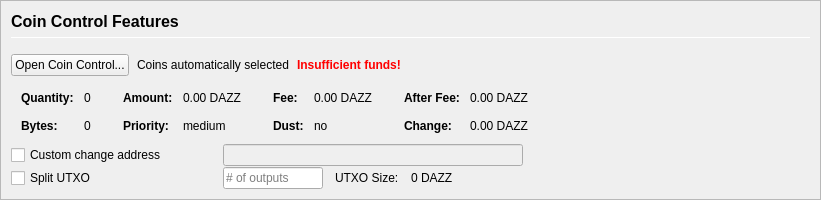
         <widget class="QFrame" name="frameCoinControl">
          <property name="sizePolicy">
           <sizepolicy hsizetype="Expanding" vsizetype="Expanding">
            <horstretch>0</horstretch>
            <verstretch>0</verstretch>
           </sizepolicy>
          </property>
          <property name="maximumSize">
           <size>
            <width>16777215</width>
            <height>16777215</height>
           </size>
          </property>
          <property name="frameShape">
           <enum>QFrame::StyledPanel</enum>
          </property>
          <property name="frameShadow">
           <enum>QFrame::Sunken</enum>
          </property>
          <layout class="QVBoxLayout" name="verticalLayoutCoinControl2">
           <property name="spacing">
            <number>0</number>
           </property>
           <property name="leftMargin">
            <number>0</number>
           </property>
           <property name="topMargin">
            <number>0</number>
           </property>
           <property name="rightMargin">
            <number>0</number>
           </property>
           <property name="bottomMargin">
            <number>0</number>
           </property>
           <item>
            <widget class="QFrame" name="frameCoinControl_BG">
             <layout class="QVBoxLayout" name="verticalLayoutCoinControl" stretch="0,0,0,0,0,0">
              <property name="spacing">
               <number>1</number>
              </property>
              <property name="leftMargin">
               <number>10</number>
              </property>
              <property name="topMargin">
               <number>10</number>
              </property>
              <item>
               <layout class="QHBoxLayout" name="horizontalLayoutCoinControl1">
                <property name="bottomMargin">
                 <number>15</number>
                </property>
                <item>
                 <layout class="QVBoxLayout" name="verticalLayout_3">
                  <property name="spacing">
                   <number>6</number>
                  </property>
                  <item>
                   <widget class="QLabel" name="labelCoinControlFeatures">
                    <property name="sizePolicy">
                     <sizepolicy hsizetype="Preferred" vsizetype="Maximum">
                      <horstretch>0</horstretch>
                      <verstretch>0</verstretch>
                     </sizepolicy>
                    </property>
                    <property name="minimumSize">
                     <size>
                      <width>0</width>
                      <height>20</height>
                     </size>
                    </property>
                    <property name="font">
                     <font>
                      <pointsize>12</pointsize>
                      <weight>75</weight>
                      <bold>true</bold>
                     </font>
                    </property>
                    <property name="styleSheet">
                     <string notr="true">font-weight:bold;</string>
                    </property>
                    <property name="text">
                     <string>Coin Control Features</string>
                    </property>
                   </widget>
                  </item>
                  <item>
                   <widget class="Line" name="line">
                    <property name="minimumSize">
                     <size>
                      <width>0</width>
                      <height>1</height>
                     </size>
                    </property>
                    <property name="maximumSize">
                     <size>
                      <width>16777215</width>
                      <height>1</height>
                     </size>
                    </property>
                    <property name="orientation">
                     <enum>Qt::Horizontal</enum>
                    </property>
                   </widget>
                  </item>
                 </layout>
                </item>
               </layout>
              </item>
              <item>
               <layout class="QHBoxLayout" name="horizontalLayoutCoinControl2" stretch="0,0,0,0">
                <property name="spacing">
                 <number>8</number>
                </property>
                <property name="bottomMargin">
                 <number>10</number>
                </property>
                <item>
                 <widget class="QPushButton" name="pushButtonCoinControl">
                  <property name="styleSheet">
                   <string notr="true"/>
                  </property>
                  <property name="text">
                   <string>Open Coin Control...</string>
                  </property>
                  <property name="autoDefault">
                   <bool>false</bool>
                  </property>
                 </widget>
                </item>
                <item>
                 <widget class="QLabel" name="labelCoinControlAutomaticallySelected">
                  <property name="text">
                   <string>Coins automatically selected</string>
                  </property>
                  <property name="margin">
                   <number>5</number>
                  </property>
                 </widget>
                </item>
                <item>
                 <widget class="QLabel" name="labelCoinControlInsuffFunds">
                  <property name="font">
                   <font>
                    <weight>75</weight>
                    <bold>true</bold>
                   </font>
                  </property>
                  <property name="styleSheet">
                   <string notr="true">color:red;font-weight:bold;</string>
                  </property>
                  <property name="text">
                   <string>Insufficient funds!</string>
                  </property>
                  <property name="margin">
                   <number>5</number>
                  </property>
                 </widget>
                </item>
                <item>
                 <spacer name="horizontalSpacerCoinControl">
                  <property name="orientation">
                   <enum>Qt::Horizontal</enum>
                  </property>
                  <property name="sizeHint" stdset="0">
                   <size>
                    <width>40</width>
                    <height>1</height>
                   </size>
                  </property>
                 </spacer>
                </item>
               </layout>
              </item>
              <item>
               <widget class="QWidget" name="widgetCoinControl" native="true">
                <property name="sizePolicy">
                 <sizepolicy hsizetype="Preferred" vsizetype="Preferred">
                  <horstretch>0</horstretch>
                  <verstretch>0</verstretch>
                 </sizepolicy>
                </property>
                <property name="minimumSize">
                 <size>
                  <width>0</width>
                  <height>0</height>
                 </size>
                </property>
                <property name="styleSheet">
                 <string notr="true"/>
                </property>
                <layout class="QHBoxLayout" name="horizontalLayoutCoinControl5">
                 <property name="leftMargin">
                  <number>0</number>
                 </property>
                 <property name="topMargin">
                  <number>0</number>
                 </property>
                 <property name="rightMargin">
                  <number>0</number>
                 </property>
                 <property name="bottomMargin">
                  <number>0</number>
                 </property>
                 <item>
                  <layout class="QHBoxLayout" name="horizontalLayoutCoinControl3" stretch="0,0,0,1">
                   <property name="spacing">
                    <number>20</number>
                   </property>
                   <property name="topMargin">
                    <number>0</number>
                   </property>
                   <property name="bottomMargin">
                    <number>10</number>
                   </property>
                   <item>
                    <layout class="QFormLayout" name="formLayoutCoinControl1">
                     <property name="horizontalSpacing">
                      <number>10</number>
                     </property>
                     <property name="verticalSpacing">
                      <number>14</number>
                     </property>
                     <property name="leftMargin">
                      <number>10</number>
                     </property>
                     <property name="topMargin">
                      <number>4</number>
                     </property>
                     <property name="rightMargin">
                      <number>6</number>
                     </property>
                     <item row="0" column="0">
                      <widget class="QLabel" name="labelCoinControlQuantityText">
                       <property name="font">
                        <font>
                         <weight>75</weight>
                         <bold>true</bold>
                        </font>
                       </property>
                       <property name="text">
                        <string>Quantity:</string>
                       </property>
                       <property name="margin">
                        <number>0</number>
                       </property>
                      </widget>
                     </item>
                     <item row="0" column="1">
                      <widget class="QLabel" name="labelCoinControlQuantity">
                       <property name="cursor">
                        <cursorShape>IBeamCursor</cursorShape>
                       </property>
                       <property name="contextMenuPolicy">
                        <enum>Qt::ActionsContextMenu</enum>
                       </property>
                       <property name="text">
                        <string notr="true">0</string>
                       </property>
                       <property name="margin">
                        <number>0</number>
                       </property>
                       <property name="textInteractionFlags">
                        <set>Qt::LinksAccessibleByMouse|Qt::TextSelectableByKeyboard|Qt::TextSelectableByMouse</set>
                       </property>
                      </widget>
                     </item>
                     <item row="1" column="0">
                      <widget class="QLabel" name="labelCoinControlBytesText">
                       <property name="font">
                        <font>
                         <weight>75</weight>
                         <bold>true</bold>
                        </font>
                       </property>
                       <property name="text">
                        <string>Bytes:</string>
                       </property>
                      </widget>
                     </item>
                     <item row="1" column="1">
                      <widget class="QLabel" name="labelCoinControlBytes">
                       <property name="cursor">
                        <cursorShape>IBeamCursor</cursorShape>
                       </property>
                       <property name="contextMenuPolicy">
                        <enum>Qt::ActionsContextMenu</enum>
                       </property>
                       <property name="text">
                        <string notr="true">0</string>
                       </property>
                       <property name="textInteractionFlags">
                        <set>Qt::LinksAccessibleByMouse|Qt::TextSelectableByKeyboard|Qt::TextSelectableByMouse</set>
                       </property>
                      </widget>
                     </item>
                    </layout>
                   </item>
                   <item>
                    <layout class="QFormLayout" name="formLayoutCoinControl2">
                     <property name="horizontalSpacing">
                      <number>10</number>
                     </property>
                     <property name="verticalSpacing">
                      <number>14</number>
                     </property>
                     <property name="leftMargin">
                      <number>6</number>
                     </property>
                     <property name="topMargin">
                      <number>4</number>
                     </property>
                     <property name="rightMargin">
                      <number>6</number>
                     </property>
                     <item row="0" column="0">
                      <widget class="QLabel" name="labelCoinControlAmountText">
                       <property name="font">
                        <font>
                         <weight>75</weight>
                         <bold>true</bold>
                        </font>
                       </property>
                       <property name="text">
                        <string>Amount:</string>
                       </property>
                       <property name="margin">
                        <number>0</number>
                       </property>
                      </widget>
                     </item>
                     <item row="0" column="1">
                      <widget class="QLabel" name="labelCoinControlAmount">
                       <property name="cursor">
                        <cursorShape>IBeamCursor</cursorShape>
                       </property>
                       <property name="contextMenuPolicy">
                        <enum>Qt::ActionsContextMenu</enum>
                       </property>
                       <property name="text">
                        <string notr="true">0.00 DAZZ</string>
                       </property>
                       <property name="textInteractionFlags">
                        <set>Qt::LinksAccessibleByMouse|Qt::TextSelectableByKeyboard|Qt::TextSelectableByMouse</set>
                       </property>
                      </widget>
                     </item>
                     <item row="1" column="0">
                      <widget class="QLabel" name="labelCoinControlPriorityText">
                       <property name="font">
                        <font>
                         <weight>75</weight>
                         <bold>true</bold>
                        </font>
                       </property>
                       <property name="text">
                        <string>Priority:</string>
                       </property>
                      </widget>
                     </item>
                     <item row="1" column="1">
                      <widget class="QLabel" name="labelCoinControlPriority">
                       <property name="cursor">
                        <cursorShape>IBeamCursor</cursorShape>
                       </property>
                       <property name="contextMenuPolicy">
                        <enum>Qt::ActionsContextMenu</enum>
                       </property>
                       <property name="text">
                        <string>medium</string>
                       </property>
                       <property name="textInteractionFlags">
                        <set>Qt::LinksAccessibleByMouse|Qt::TextSelectableByKeyboard|Qt::TextSelectableByMouse</set>
                       </property>
                      </widget>
                     </item>
                    </layout>
                   </item>
                   <item>
                    <layout class="QFormLayout" name="formLayoutCoinControl3">
                     <property name="horizontalSpacing">
                      <number>10</number>
                     </property>
                     <property name="verticalSpacing">
                      <number>14</number>
                     </property>
                     <property name="leftMargin">
                      <number>6</number>
                     </property>
                     <property name="topMargin">
                      <number>4</number>
                     </property>
                     <property name="rightMargin">
                      <number>6</number>
                     </property>
                     <item row="0" column="0">
                      <widget class="QLabel" name="labelCoinControlFeeText">
                       <property name="font">
                        <font>
                         <weight>75</weight>
                         <bold>true</bold>
                        </font>
                       </property>
                       <property name="text">
                        <string>Fee:</string>
                       </property>
                       <property name="margin">
                        <number>0</number>
                       </property>
                      </widget>
                     </item>
                     <item row="0" column="1">
                      <widget class="QLabel" name="labelCoinControlFee">
                       <property name="cursor">
                        <cursorShape>IBeamCursor</cursorShape>
                       </property>
                       <property name="contextMenuPolicy">
                        <enum>Qt::ActionsContextMenu</enum>
                       </property>
                       <property name="text">
                        <string notr="true">0.00 DAZZ</string>
                       </property>
                       <property name="textInteractionFlags">
                        <set>Qt::LinksAccessibleByMouse|Qt::TextSelectableByKeyboard|Qt::TextSelectableByMouse</set>
                       </property>
                      </widget>
                     </item>
                     <item row="1" column="0">
                      <widget class="QLabel" name="labelCoinControlLowOutputText">
                       <property name="font">
                        <font>
                         <weight>75</weight>
                         <bold>true</bold>
                        </font>
                       </property>
                       <property name="text">
                        <string>Dust:</string>
                       </property>
                      </widget>
                     </item>
                     <item row="1" column="1">
                      <widget class="QLabel" name="labelCoinControlLowOutput">
                       <property name="cursor">
                        <cursorShape>IBeamCursor</cursorShape>
                       </property>
                       <property name="contextMenuPolicy">
                        <enum>Qt::ActionsContextMenu</enum>
                       </property>
                       <property name="text">
                        <string>no</string>
                       </property>
                       <property name="textInteractionFlags">
                        <set>Qt::LinksAccessibleByMouse|Qt::TextSelectableByKeyboard|Qt::TextSelectableByMouse</set>
                       </property>
                      </widget>
                     </item>
                    </layout>
                   </item>
                   <item>
                    <layout class="QFormLayout" name="formLayoutCoinControl4">
                     <property name="horizontalSpacing">
                      <number>10</number>
                     </property>
                     <property name="verticalSpacing">
                      <number>14</number>
                     </property>
                     <property name="leftMargin">
                      <number>6</number>
                     </property>
                     <property name="topMargin">
                      <number>4</number>
                     </property>
                     <property name="rightMargin">
                      <number>6</number>
                     </property>
                     <item row="0" column="0">
                      <widget class="QLabel" name="labelCoinControlAfterFeeText">
                       <property name="font">
                        <font>
                         <weight>75</weight>
                         <bold>true</bold>
                        </font>
                       </property>
                       <property name="text">
                        <string>After Fee:</string>
                       </property>
                       <property name="margin">
                        <number>0</number>
                       </property>
                      </widget>
                     </item>
                     <item row="0" column="1">
                      <widget class="QLabel" name="labelCoinControlAfterFee">
                       <property name="cursor">
                        <cursorShape>IBeamCursor</cursorShape>
                       </property>
                       <property name="contextMenuPolicy">
                        <enum>Qt::ActionsContextMenu</enum>
                       </property>
                       <property name="text">
                        <string notr="true">0.00 DAZZ</string>
                       </property>
                       <property name="textInteractionFlags">
                        <set>Qt::LinksAccessibleByMouse|Qt::TextSelectableByKeyboard|Qt::TextSelectableByMouse</set>
                       </property>
                      </widget>
                     </item>
                     <item row="1" column="0">
                      <widget class="QLabel" name="labelCoinControlChangeText">
                       <property name="font">
                        <font>
                         <weight>75</weight>
                         <bold>true</bold>
                        </font>
                       </property>
                       <property name="text">
                        <string>Change:</string>
                       </property>
                      </widget>
                     </item>
                     <item row="1" column="1">
                      <widget class="QLabel" name="labelCoinControlChange">
                       <property name="cursor">
                        <cursorShape>IBeamCursor</cursorShape>
                       </property>
                       <property name="contextMenuPolicy">
                        <enum>Qt::ActionsContextMenu</enum>
                       </property>
                       <property name="text">
                        <string notr="true">0.00 DAZZ</string>
                       </property>
                       <property name="textInteractionFlags">
                        <set>Qt::LinksAccessibleByMouse|Qt::TextSelectableByKeyboard|Qt::TextSelectableByMouse</set>
                       </property>
                      </widget>
                     </item>
                    </layout>
                   </item>
                  </layout>
                 </item>
                </layout>
               </widget>
              </item>
              <item>
               <layout class="QHBoxLayout" name="horizontalLayoutCoinControl4">
                <property name="spacing">
                 <number>12</number>
                </property>
                <property name="sizeConstraint">
                 <enum>QLayout::SetDefaultConstraint</enum>
                </property>
                <property name="topMargin">
                 <number>0</number>
                </property>
                <property name="rightMargin">
                 <number>0</number>
                </property>
                <item>
                 <widget class="QCheckBox" name="checkBoxCoinControlChange">
                  <property name="sizePolicy">
                   <sizepolicy hsizetype="Preferred" vsizetype="Preferred">
                    <horstretch>0</horstretch>
                    <verstretch>0</verstretch>
                   </sizepolicy>
                  </property>
                  <property name="minimumSize">
                   <size>
                    <width>200</width>
                    <height>0</height>
                   </size>
                  </property>
                  <property name="maximumSize">
                   <size>
                    <width>200</width>
                    <height>16777215</height>
                   </size>
                  </property>
                  <property name="toolTip">
                   <string>If this is activated, but the change address is empty or invalid, change will be sent to a newly generated address.</string>
                  </property>
                  <property name="text">
                   <string>Custom change address</string>
                  </property>
                 </widget>
                </item>
                <item>
                 <widget class="QValidatedLineEdit" name="lineEditCoinControlChange">
                  <property name="enabled">
                   <bool>false</bool>
                  </property>
                  <property name="sizePolicy">
                   <sizepolicy hsizetype="Preferred" vsizetype="Preferred">
                    <horstretch>0</horstretch>
                    <verstretch>0</verstretch>
                   </sizepolicy>
                  </property>
                  <property name="minimumSize">
                   <size>
                    <width>300</width>
                    <height>0</height>
                   </size>
                  </property>
                 </widget>
                </item>
                <item>
                 <widget class="QLabel" name="labelCoinControlChangeLabel">
                  <property name="sizePolicy">
                   <sizepolicy hsizetype="Preferred" vsizetype="Preferred">
                    <horstretch>0</horstretch>
                    <verstretch>0</verstretch>
                   </sizepolicy>
                  </property>
                  <property name="minimumSize">
                   <size>
                    <width>100</width>
                    <height>0</height>
                   </size>
                  </property>
                  <property name="text">
                   <string/>
                  </property>
                  <property name="margin">
                   <number>3</number>
                  </property>
                 </widget>
                </item>
               </layout>
              </item>
              <item>
               <layout class="QHBoxLayout" name="horizontalLayoutCoinControl6">
                <property name="spacing">
                 <number>12</number>
                </property>
                <property name="rightMargin">
                 <number>0</number>
                </property>
                <item>
                 <widget class="QCheckBox" name="splitBlockCheckBox">
                  <property name="sizePolicy">
                   <sizepolicy hsizetype="Preferred" vsizetype="Preferred">
                    <horstretch>0</horstretch>
                    <verstretch>0</verstretch>
                   </sizepolicy>
                  </property>
                  <property name="minimumSize">
                   <size>
                    <width>200</width>
                    <height>0</height>
                   </size>
                  </property>
                  <property name="maximumSize">
                   <size>
                    <width>200</width>
                    <height>16777215</height>
                   </size>
                  </property>
                  <property name="text">
                   <string>Split UTXO</string>
                  </property>
                 </widget>
                </item>
                <item>
                 <widget class="QLineEdit" name="splitBlockLineEdit">
                  <property name="sizePolicy">
                   <sizepolicy hsizetype="Preferred" vsizetype="Preferred">
                    <horstretch>50</horstretch>
                    <verstretch>0</verstretch>
                   </sizepolicy>
                  </property>
                  <property name="minimumSize">
                   <size>
                    <width>100</width>
                    <height>0</height>
                   </size>
                  </property>
                  <property name="maximumSize">
                   <size>
                    <width>100</width>
                    <height>16777215</height>
                   </size>
                  </property>
                  <property name="placeholderText">
                   <string># of outputs</string>
                  </property>
                 </widget>
                </item>
                <item>
                 <widget class="QLabel" name="labelBlockSizeText">
                  <property name="text">
                   <string>UTXO Size:</string>
                  </property>
                 </widget>
                </item>
                <item>
                 <widget class="QLabel" name="labelBlockSize">
                  <property name="text">
                   <string>0 DAZZ</string>
                  </property>
                 </widget>
                </item>
                <item>
                 <spacer name="horizontalSpacer_7">
                  <property name="orientation">
                   <enum>Qt::Horizontal</enum>
                  </property>
                  <property name="sizeHint" stdset="0">
                   <size>
                    <width>40</width>
                    <height>20</height>
                   </size>
                  </property>
                 </spacer>
                </item>
               </layout>
              </item>
              <item>
               <spacer name="verticalSpacerCoinControl">
                <property name="orientation">
                 <enum>Qt::Vertical</enum>
                </property>
                <property name="sizeHint" stdset="0">
                 <size>
                  <width>800</width>
                  <height>1</height>
                 </size>
                </property>
               </spacer>
              </item>
             </layout>
            </widget>
           </item>
          </layout>
         </widget>
